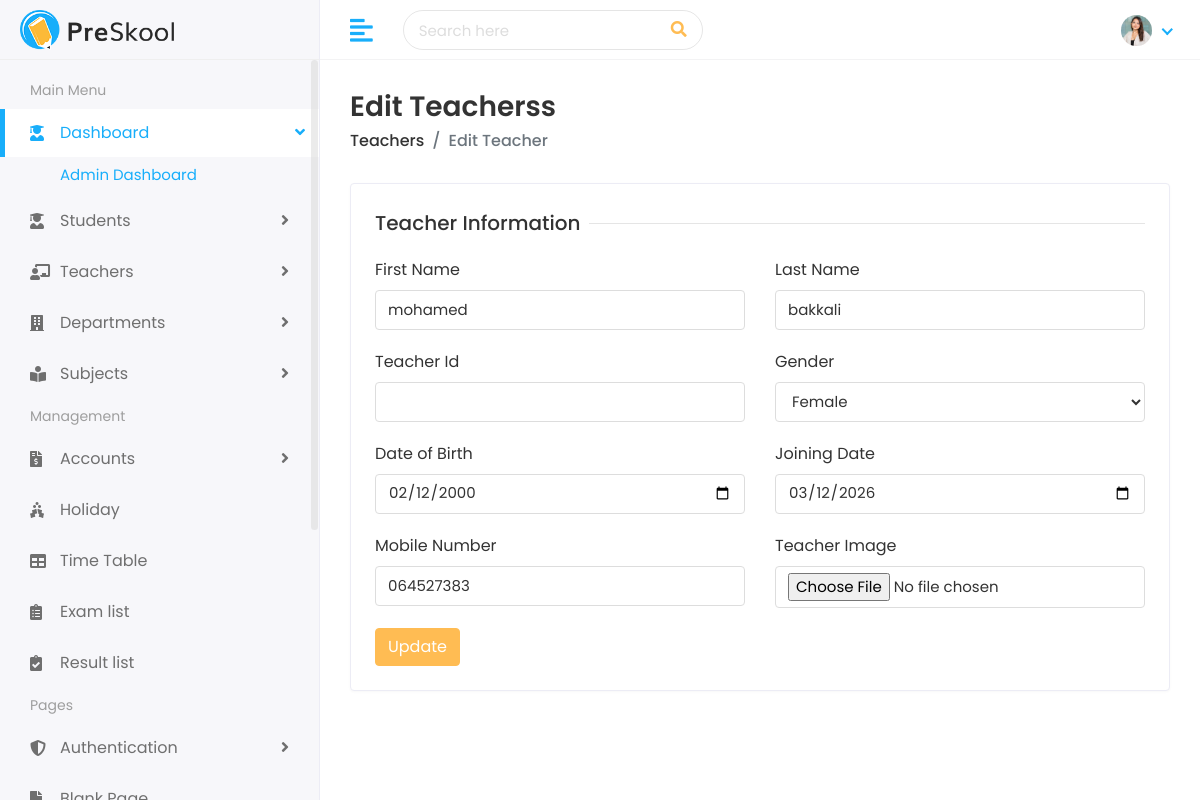
Page /teacher/edit/1/ (signed in) on the committed database.
### teacher/models.py (models this page shows, shortened)
class Teacher(models.Model) :
  first_name = models.CharField(max_length=100)
  last_name = models.CharField(max_length=100)
  teacher_id = models.CharField(max_length=20 , unique=True)
  gender = models.CharField(max_length=10 , choices=[('Male' , 'Male'), ('Female' , 'Female')])
  date_of_birth = models.DateField()
  joining_date = models.DateField()
  mobile_number = models.CharField(max_length=15)
  teacher_image = models.ImageField(upload_to='teachers/' , blank=True)

### home_auth/decorators.py (the view)
    def _wrapped_view(request, *args, **kwargs):
        if not request.user.is_authenticated:
            from django.contrib.auth.views import redirect_to_login
            return redirect_to_login(request.get_full_path())
        if hasattr(request.user, 'is_admin') and request.user.is_admin:
            return view_func(request, *args, **kwargs)
        messages.error(request, "Accès refusé. Cette section est réservée aux administrateurs.")
        return get_dashboard_redirect(request.user)

### teacher/views.py (called while the page is built, shortened)
@admin_required
def edit_teacher(request , teacher_id) :
  teacher = get_object_or_404(Teacher , pk=teacher_id)
  return render(request , 'teachers/edit-teacher.html' , {'teacher' : teacher})

### templates/teachers/edit-teacher.html (shortened to what this page needs)
{% extends 'Home/base.html' %}
{% load static %}
{% block body %}
<div class="page-wrapper">
    <div class="content container-fluid">
        <div class="page-header">
            <div class="row align-items-center">
                <div class="col">
                    <h3 class="page-title">Edit Teacherss</h3>
                    <ul class="breadcrumb">
                        <li class="breadcrumb-item"><a href="{% url 'teacher_list' %}">Teachers</a></li>
                        <li class="breadcrumb-item active">Edit Teacher</li>
                    </ul>
                </div>
            </div>
        </div>
        <div class="row">
            <div class="col-sm-12">
                <div class="card">
                    <div class="card-body">
                        <form method="POST" enctype="multipart/form-data">
                            <div class="row">
                                <div class="col-12">
                                    <h5 class="form-title"><span>Teacher Information</span></h5>
                                </div>
                                <div class="col-12 col-sm-6">
                                    <div class="form-group">
                                        <label>First Name</label>
                                        <input type="text" name="first_name" class="form-control" value="{{ teacher.first_name }}">
                                    </div>
                                </div>
                                <div class="col-12 col-sm-6">
                                    <div class="form-group">
                                        <label>Last Name</label>
                                        <input type="text" name="last_name" class="form-control" value="{{ teacher.last_name }}">
                                    </div>
                                </div>
                                <div class="col-12 col-sm-6">
                                    <div class="form-group">
                                        <label>Teacher Id</label>
                                        <input type="text" name="teacher_id" class="form-control" value="{{ teacher.student_id }}">
                                    </div>
                                </div>
                                <div class="col-12 col-sm-6">
                                    <div class="form-group">
                                        <label>Gender</label>
                                        <select name="gender" class="form-control">
                                            <option value="Female" {% if student.gender == 'Female' %}selected{% endif %}>Female</option>
                                        </select>
                                    </div>
                                </div>
                                <div class="col-12 col-sm-6">
                                    <div class="form-group">
                                        <label>Date of Birth</label>
                                        <input type="date" name="date_of_birth" class="form-control" value="{{ teacher.date_of_birth|date:'Y-m-d' }}">
                                    </div>
                                </div>
                                 <div class="col-12 col-sm-6">
                                    <div class="form-group">
                                        <label>Joining Date</label>
                                        <input type="date" name="joining_date" class="form-control" value="{{ teacher.joining_date|date:'Y-m-d' }}">
                                    </div>
                                </div>
                                <div class="col-12 col-sm-6">
                                    <div class="form-group">
                                        <label>Mobile Number</label>
                                        <input type="text" name="mobile_number" class="form-control" value="{{ teacher.mobile_number }}">
                                    </div>
                                </div>
                                <div class="col-12 col-sm-6">
                                    <div class="form-group">
                                        <label>Teacher Image</label>
                                        <input type="file" name="teacher_image" class="form-control">
                                    </div>
                                </div>
                                <div class="col-12">
                                    <button type="submit" class="btn btn-primary">Update</button>
                                </div>
                            </div>
                        </form>
                    </div>
                </div>
            </div>
        </div>
    </div>
</div>
{% endblock %}

### static/assets/css/style.css (style rules this page uses)
html { height: 100%; }
body { background-color: #fff; color: #333; font-family: 'Poppins', sans-serif; font-size: 1rem; height: 100%; line-height: 1.5; overflow-x: hidden; }
h1, h2, h3, h4, h5, h6 { font-family: 'Poppins', sans-serif; margin-top: 0; }
.form-control { border: 1px solid #ddd; box-shadow: none; color: #333; font-size: 15px; height: 40px; }
input, input:focus, button, button:focus { outline: none; }
input[type="file"] { height: auto; min-height: calc(1.5em + .75rem + 2px); }
input[type=text], input[type=password] { -webkit-appearance: none; -moz-appearance: none; appearance: none; }
.form-group { margin-bottom: 1.25rem; }
ul, ol { padding: 0px; list-style: none; }
.btn-primary { background-color: #FFBC53; border: 1px solid #FFBC53; }
.card { border: 1px solid #ececf5; box-shadow: 0 1px 3px 0 rgba(0, 0, 0, 0.03); margin-bottom: 1.875rem; }
.card-body { padding: 1.5rem; }
.page-wrapper { margin-left: 320px; padding-top: 60px; position: relative; transition: all 0.4s ease; }
.page-wrapper > .content { padding: 1.875rem 1.875rem 0; }
.page-header { margin-bottom: 1.875rem; }
.page-header .breadcrumb { background-color: transparent; color: #6c757d; font-size: 1rem; font-weight: 500; margin-bottom: 0; padding: 0; }
.page-header .breadcrumb a { color: #333; }
.page-title { font-size: 28px; font-weight: 600; color: #333; margin-bottom: 5px; }
.form-title { width: 100%; max-width: 100%; padding: 0; font-size: 1.25rem; font-weight: 500; line-height: inherit; color: #333; white-space: normal; position: relative; display: block; margin-bottom: 20px; }
.form-title:before { content: ""; position: absolute; left: 0px; right: 0px; height: 1px; top: 50%; background-color: rgba(0, 0, 0, 0.1); }
.form-title span { padding: 0px 0.5rem 0 0; background-color: #fff; display: inline-block; z-index: 2; position: relative; }

### rows in the picture
Teacher: first_name "mohamed", last_name "bakkali", date_of_birth "02/12/2000", joining_date "03/12/2026", mobile_number "064527383"
